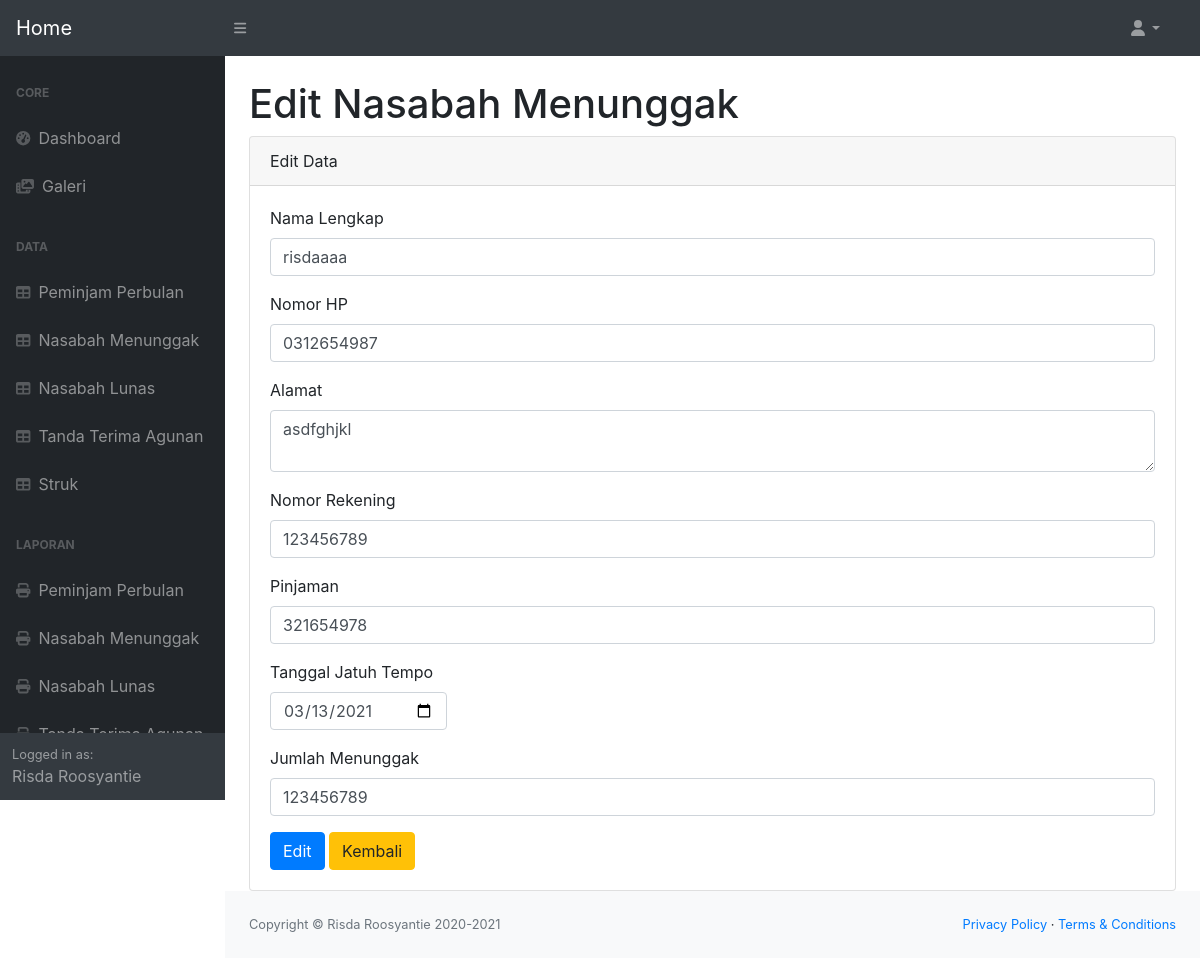
/edit-data-nasabah-menunggak.php?id=2 (signed in), run on the app's committed database.
### tables this page shows
CREATE TABLE `nasabahmenunggak` (
  `id` int(11) NOT NULL,
  `nama` varchar(255) NOT NULL,
  `nohp` varchar(255) NOT NULL,
  `alamat` text NOT NULL,
  `norekening` varchar(255) NOT NULL,
  `pinjaman` varchar(255) NOT NULL,
  `tgljatuhtempo` date NOT NULL,
  `jumlahmenunggak` varchar(255) NOT NULL
);

### edit-data-nasabah-menunggak.php (the view, shortened to what this page needs)
<?php
include 'header.php';
require 'include/function.php';
$id = $_GET['id'] ? $_GET['id'] : "";
$sql = mysqli_query($link, "SELECT * FROM nasabahmenunggak WHERE id='$id'");
$row = mysqli_fetch_array($sql);
?>
<main>
    <div class="container-fluid">
        <h1 class="mt-4">Edit Nasabah Menunggak</h1>
        <div class="card">
            <div class="card-header">Edit Data
            </div>
            <div class="card-body">
                <form class="form-item" action="" method="post" role="form">
                    <div class="form-group">
                        <label for="nama">Nama Lengkap</label>
                        <input type="text" class="form-control" name="nama" placeholder="Risda Roosyantie" required="required" value="<?= $row['nama']; ?>">
                    </div>
                    <div class="form-group">
                        <label for="nohp">Nomor HP</label>
                        <input type="number" class="form-control" name="nohp" placeholder="081298452573" required="required" value="<?= $row['nohp']; ?>">
                    </div>
                    <div class="form-group">
                        <label for="alamat">Alamat</label>
                        <textarea class="form-control" name="alamat" placeholder="Jalan. Menuju Hatimu" required="required"><?= $row['alamat']; ?></textarea>
                    </div>
                    <div class="form-group">
                        <label for="norekening">Nomor Rekening</label>
                        <input type="number" class="form-control" name="norekening" placeholder="4531***********" required="required" value="<?= $row['norekening']; ?>">
                    </div>
                    <div class="form-group">
                        <label for="pinjaman">Pinjaman</label>
                        <input type="number" class="form-control" placeholder="600000" required="required" value="<?= $row['pinjaman']; ?>">
                    </div>
                    <div class="form-group row-cols-lg-5">
                        <label for="tgljatuhtempo">Tanggal Jatuh Tempo</label>
                        <input type="date" class="form-control" name="tgljatuhtempo" pattern="\d{1,2}-\d{1,2}-\d{4}" required="required" value="<?= $row['tgljatuhtempo']; ?>">
                    </div>
                    <div class="form-group">
                        <label for="jumlahmenunggak">Jumlah Menunggak</label>
                        <input type="text" class="form-control" name="jumlahmenunggak" placeholder="3 Bulan" required="required" value="<?= $row['jumlahmenunggak']; ?>">
                    </div>
                    <button type="submit" name="editnasabahmenunggak" class="btn btn-primary" onclick="return confirm('Simpan perubahan?')">Edit</button>
                    <a href="data-nasabah-menunggak.php" class="btn btn-warning" onclick="return confirm('Yakin batal edit?')">Kembali</a>
                </form>
            </div>
        </div>
    </div>
</main>
<?php
include 'footer.php';
?>

### data on the page
nasabahmenunggak: nama "risdaaaa", nohp "0312654987", alamat "asdfghjkl", norekening "123456789", pinjaman "321654978", tgljatuhtempo "03/13/2021", jumlahmenunggak "123456789"

### other printed values
$_SESSION['nama'] "Risda Roosyantie"
